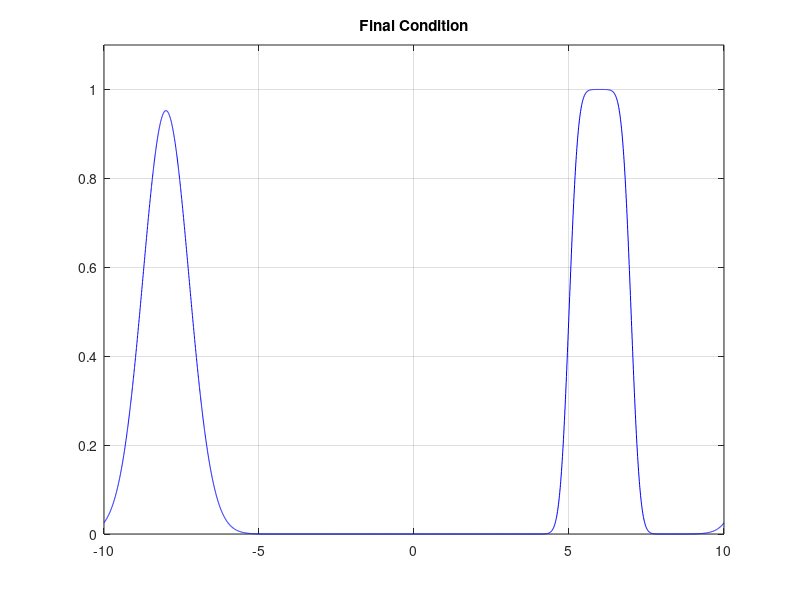

MATLAB code for this plot:
% moving_wave_vectorized_lax.m

clear
%clc
close('all')

N = 5000;
u = 1;

plot_freq = 10;
plot_switch = 1;
x_left = -10;
x_right = 10;
x_space = linspace(x_left,x_right,N);

dx = x_space(2)-x_space(1);
dt = 0.6*(dx)/u;
nu = u*dx/dt;

%Num_ts = min(1000,ceil(15/dt));
Num_ts=5000;
% set initial condition
%f = zeros(N,1);
x_space = linspace(x_left,x_right,N);

f_l = 1;
f = f_l*exp(-(x_space.*x_space));
f((x_space < -5) & (x_space > -7)) = 1;

f_tmp = zeros(N,1);

% plot initial condition
plot(x_space,f,'-b');
axis([x_left x_right 0 1.1*f_l]);
title('\bf{Initial Condition}');
drawnow

tic;

ind = (1:N)';
x_m = circshift(ind,1);
x_p = circshift(ind,-1);

for ts = 1:Num_ts
    
    if(mod(ts,100)==0)
       fprintf('Executing time step number %d.\n',ts);
    end
    
    f_tmp = 0.5.*(f(x_p)+f(x_m))-(u*dt/(2*dx)).*(f(x_p)-f(x_m));
    
    f = f_tmp;
    
    if(plot_switch==1)
        if(mod(ts,plot_freq)==0)
            plot(x_space,f,'-b')
            axis([x_left x_right 0 1.1*f_l]);
            title('\bf{Lax Method}','FontSize',12);
            grid on
            drawnow
        end
    end
    
end

ex_time = toc;

plot(x_space,f,'-b');
axis([x_left x_right 0 1.1*f_l]);
title('\bf{Final Condition}');
grid on
drawnow

fprintf('Execution time = %g.\n Average time per DOF*update = %g. \n',ex_time, ex_time/(N*Num_ts));